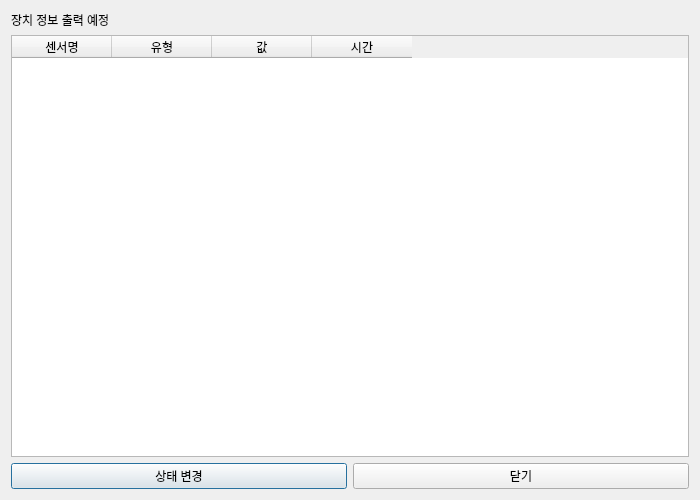
<?xml version="1.0" encoding="UTF-8"?>
<ui version="4.0">
 <class>DeviceDetailDialog</class>
 <widget class="QDialog" name="DeviceDetailDialog">
  <property name="geometry">
   <rect>
    <x>0</x>
    <y>0</y>
    <width>700</width>
    <height>500</height>
   </rect>
  </property>
  <property name="windowTitle">
   <string>장치 상세 정보</string>
  </property>
  <layout class="QVBoxLayout" name="verticalLayout">
   <item>
    <widget class="QLabel" name="label_device_info">
     <property name="text">
      <string>장치 정보 출력 예정</string>
     </property>
    </widget>
   </item>
   <item>
    <widget class="QTableWidget" name="table_sensors">
     <property name="columnCount">
      <number>4</number>
     </property>
     <column>
      <property name="text">
       <string>센서명</string>
      </property>
     </column>
     <column>
      <property name="text">
       <string>유형</string>
      </property>
     </column>
     <column>
      <property name="text">
       <string>값</string>
      </property>
     </column>
     <column>
      <property name="text">
       <string>시간</string>
      </property>
     </column>
    </widget>
   </item>
   <item>
    <layout class="QHBoxLayout">
     <item>
      <widget class="QPushButton" name="button_toggle_status">
       <property name="text">
        <string>상태 변경</string>
       </property>
      </widget>
     </item>
     <item>
      <widget class="QPushButton" name="button_close">
       <property name="text">
        <string>닫기</string>
       </property>
      </widget>
     </item>
    </layout>
   </item>
  </layout>
 </widget>
 <resources/>
 <connections/>
</ui>
